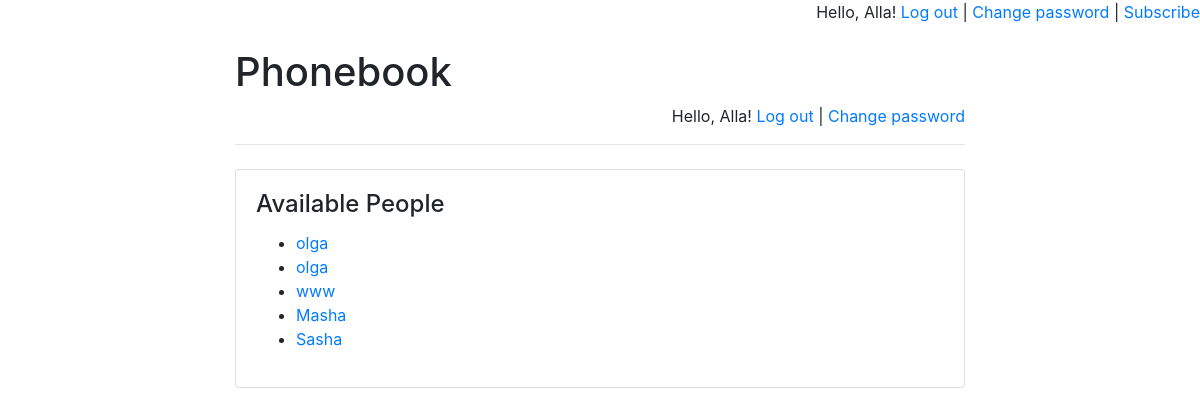
/phonebook/ (signed in), run on the app's committed database.
### phonebook/models.py (models this page shows)
class Name(models.Model):
    person_name = models.CharField(max_length=255)
    pub_date = models.DateTimeField('date published')

### phonebook/views.py (the view)
# urls.py: path(r'', views.index, name='index'),
def index(request):
    message = None
    if "message" in request.GET:
        message = request.GET["message"]
    return render(
        request,
        "index.html",
        {
            "latest_names":
                Name.objects.order_by('-pub_date')[:5],
            "message": message
        }
    )

### templates/index.html (shortened to what this page needs)
{% extends 'base.html' %}
{% block main %}
<h4 class="card-title">Available People</h4>
{% if latest_names %}
<ul>
{% for name in latest_names %}
 <li>
                <a href="/phonebook/{{ name.id }}/">
                    {{ name.person_name }}
                </a>
            </li>
{% endfor %}
</ul>
{% else %}
<p>No people are available right now.</p>
{% endif %}
{% endblock %}

### templates/base.html (shortened to what this page needs)
<!doctype html>
<html lang="en">
<head> <meta charset="utf-8">
<p class="text-right">
Hello, {{ user.username }}!
<a href="/phonebook/logout">Log out</a> |
<a href="/phonebook/password-change">Change password</a>
{% if user.email == '' %}
| <a href="/phonebook/subscribe">Subscribe</a>
{% else %}
| <a href="/phonebook/unsubscribe">Unsubscribe</a>
{% endif %}
</p>
    <link rel="stylesheet" href="https://stackpath.bootstrapcdn.com/bootstrap/4.1.3/css/bootstrap.min.css">
    <title>Phonebook</title> </head> <body> <div class="container"> <div class="row justify-content-center">
    <div class="col-8">
        <h1 class="mt-2">Phonebook</h1> {% if user.is_authenticated %} <p class="text-right"> Hello, {{ user.username }}! <a href="/phonebook/logout">Log out</a> | <a href="/phonebook/password-change"> Change password </a>
    </p> {% else %} <p class="text-right"> <a href="/phonebook/login">Log in</a> | <a href="/phonebook/register">Register</a>
    </p> {% endif %} <hr class="mt-0 mb-4"> <div class="card"> <div class="card-body">
        {% block main %} {% endblock %} </div>
    </div> </div> </div> </div> </body> </html>

### data on the page
Name: person_name "olga"
Name: person_name "olga"
Name: person_name "www"
Name: person_name "Masha"
Name: person_name "Sasha"

### other printed values
{{ user.username }} "Alla"
